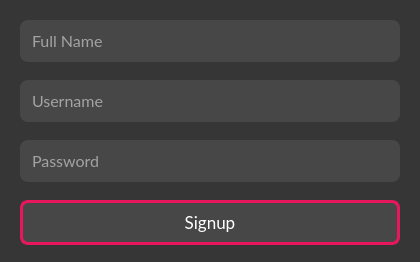
<?xml version="1.0" encoding="UTF-8"?>
<ui version="4.0">
 <class>SignupWindow</class>
 <widget class="QWidget" name="SignupWindow">
  <property name="geometry">
   <rect>
    <x>0</x>
    <y>0</y>
    <width>420</width>
    <height>262</height>
   </rect>
  </property>
  <property name="font">
   <font>
    <family>Lato</family>
    <pointsize>12</pointsize>
   </font>
  </property>
  <property name="windowTitle">
   <string>Todo - Signup</string>
  </property>
  <property name="styleSheet">
   <string notr="true">background-color: #363636;</string>
  </property>
  <widget class="QLineEdit" name="fullNameLineEdit">
   <property name="geometry">
    <rect>
     <x>20</x>
     <y>20</y>
     <width>380</width>
     <height>42</height>
    </rect>
   </property>
   <property name="palette">
    <palette>
     <active>
      <colorrole role="WindowText">
       <brush brushstyle="SolidPattern">
        <color alpha="255">
         <red>255</red>
         <green>255</green>
         <blue>255</blue>
        </color>
       </brush>
      </colorrole>
      <colorrole role="Button">
       <brush brushstyle="SolidPattern">
        <color alpha="255">
         <red>71</red>
         <green>71</green>
         <blue>71</blue>
        </color>
       </brush>
      </colorrole>
      <colorrole role="Text">
       <brush brushstyle="SolidPattern">
        <color alpha="255">
         <red>255</red>
         <green>255</green>
         <blue>255</blue>
        </color>
       </brush>
      </colorrole>
      <colorrole role="ButtonText">
       <brush brushstyle="SolidPattern">
        <color alpha="255">
         <red>255</red>
         <green>255</green>
         <blue>255</blue>
        </color>
       </brush>
      </colorrole>
      <colorrole role="Base">
       <brush brushstyle="SolidPattern">
        <color alpha="255">
         <red>71</red>
         <green>71</green>
         <blue>71</blue>
        </color>
       </brush>
      </colorrole>
      <colorrole role="Window">
       <brush brushstyle="SolidPattern">
        <color alpha="255">
         <red>71</red>
         <green>71</green>
         <blue>71</blue>
        </color>
       </brush>
      </colorrole>
      <colorrole role="PlaceholderText">
       <brush brushstyle="NoBrush">
        <color alpha="128">
         <red>255</red>
         <green>255</green>
         <blue>255</blue>
        </color>
       </brush>
      </colorrole>
     </active>
     <inactive>
      <colorrole role="WindowText">
       <brush brushstyle="SolidPattern">
        <color alpha="255">
         <red>255</red>
         <green>255</green>
         <blue>255</blue>
        </color>
       </brush>
      </colorrole>
      <colorrole role="Button">
       <brush brushstyle="SolidPattern">
        <color alpha="255">
         <red>71</red>
         <green>71</green>
         <blue>71</blue>
        </color>
       </brush>
      </colorrole>
      <colorrole role="Text">
       <brush brushstyle="SolidPattern">
        <color alpha="255">
         <red>255</red>
         <green>255</green>
         <blue>255</blue>
        </color>
       </brush>
      </colorrole>
      <colorrole role="ButtonText">
       <brush brushstyle="SolidPattern">
        <color alpha="255">
         <red>255</red>
         <green>255</green>
         <blue>255</blue>
        </color>
       </brush>
      </colorrole>
      <colorrole role="Base">
       <brush brushstyle="SolidPattern">
        <color alpha="255">
         <red>71</red>
         <green>71</green>
         <blue>71</blue>
        </color>
       </brush>
      </colorrole>
      <colorrole role="Window">
       <brush brushstyle="SolidPattern">
        <color alpha="255">
         <red>71</red>
         <green>71</green>
         <blue>71</blue>
        </color>
       </brush>
      </colorrole>
      <colorrole role="PlaceholderText">
       <brush brushstyle="NoBrush">
        <color alpha="128">
         <red>255</red>
         <green>255</green>
         <blue>255</blue>
        </color>
       </brush>
      </colorrole>
     </inactive>
     <disabled>
      <colorrole role="WindowText">
       <brush brushstyle="SolidPattern">
        <color alpha="255">
         <red>255</red>
         <green>255</green>
         <blue>255</blue>
        </color>
       </brush>
      </colorrole>
      <colorrole role="Button">
       <brush brushstyle="SolidPattern">
        <color alpha="255">
         <red>71</red>
         <green>71</green>
         <blue>71</blue>
        </color>
       </brush>
      </colorrole>
      <colorrole role="Text">
       <brush brushstyle="SolidPattern">
        <color alpha="255">
         <red>255</red>
         <green>255</green>
         <blue>255</blue>
        </color>
       </brush>
      </colorrole>
      <colorrole role="ButtonText">
       <brush brushstyle="SolidPattern">
        <color alpha="255">
         <red>255</red>
         <green>255</green>
         <blue>255</blue>
        </color>
       </brush>
      </colorrole>
      <colorrole role="Base">
       <brush brushstyle="SolidPattern">
        <color alpha="255">
         <red>71</red>
         <green>71</green>
         <blue>71</blue>
        </color>
       </brush>
      </colorrole>
      <colorrole role="Window">
       <brush brushstyle="SolidPattern">
        <color alpha="255">
         <red>71</red>
         <green>71</green>
         <blue>71</blue>
        </color>
       </brush>
      </colorrole>
      <colorrole role="PlaceholderText">
       <brush brushstyle="NoBrush">
        <color alpha="128">
         <red>255</red>
         <green>255</green>
         <blue>255</blue>
        </color>
       </brush>
      </colorrole>
     </disabled>
    </palette>
   </property>
   <property name="font">
    <font>
     <family>Lato</family>
     <pointsize>12</pointsize>
    </font>
   </property>
   <property name="styleSheet">
    <string notr="true">color: #fff;
border-radius: 8px;
background-color: #474747;
padding: 10px;</string>
   </property>
   <property name="placeholderText">
    <string>Full Name</string>
   </property>
  </widget>
  <widget class="QLineEdit" name="passwordLineEdit">
   <property name="geometry">
    <rect>
     <x>20</x>
     <y>140</y>
     <width>380</width>
     <height>42</height>
    </rect>
   </property>
   <property name="palette">
    <palette>
     <active>
      <colorrole role="WindowText">
       <brush brushstyle="SolidPattern">
        <color alpha="255">
         <red>255</red>
         <green>255</green>
         <blue>255</blue>
        </color>
       </brush>
      </colorrole>
      <colorrole role="Button">
       <brush brushstyle="SolidPattern">
        <color alpha="255">
         <red>71</red>
         <green>71</green>
         <blue>71</blue>
        </color>
       </brush>
      </colorrole>
      <colorrole role="Text">
       <brush brushstyle="SolidPattern">
        <color alpha="255">
         <red>255</red>
         <green>255</green>
         <blue>255</blue>
        </color>
       </brush>
      </colorrole>
      <colorrole role="ButtonText">
       <brush brushstyle="SolidPattern">
        <color alpha="255">
         <red>255</red>
         <green>255</green>
         <blue>255</blue>
        </color>
       </brush>
      </colorrole>
      <colorrole role="Base">
       <brush brushstyle="SolidPattern">
        <color alpha="255">
         <red>71</red>
         <green>71</green>
         <blue>71</blue>
        </color>
       </brush>
      </colorrole>
      <colorrole role="Window">
       <brush brushstyle="SolidPattern">
        <color alpha="255">
         <red>71</red>
         <green>71</green>
         <blue>71</blue>
        </color>
       </brush>
      </colorrole>
      <colorrole role="PlaceholderText">
       <brush brushstyle="NoBrush">
        <color alpha="128">
         <red>255</red>
         <green>255</green>
         <blue>255</blue>
        </color>
       </brush>
      </colorrole>
     </active>
     <inactive>
      <colorrole role="WindowText">
       <brush brushstyle="SolidPattern">
        <color alpha="255">
         <red>255</red>
         <green>255</green>
         <blue>255</blue>
        </color>
       </brush>
      </colorrole>
      <colorrole role="Button">
       <brush brushstyle="SolidPattern">
        <color alpha="255">
         <red>71</red>
         <green>71</green>
         <blue>71</blue>
        </color>
       </brush>
      </colorrole>
      <colorrole role="Text">
       <brush brushstyle="SolidPattern">
        <color alpha="255">
         <red>255</red>
         <green>255</green>
         <blue>255</blue>
        </color>
       </brush>
      </colorrole>
      <colorrole role="ButtonText">
       <brush brushstyle="SolidPattern">
        <color alpha="255">
         <red>255</red>
         <green>255</green>
         <blue>255</blue>
        </color>
       </brush>
      </colorrole>
      <colorrole role="Base">
       <brush brushstyle="SolidPattern">
        <color alpha="255">
         <red>71</red>
         <green>71</green>
         <blue>71</blue>
        </color>
       </brush>
      </colorrole>
      <colorrole role="Window">
       <brush brushstyle="SolidPattern">
        <color alpha="255">
         <red>71</red>
         <green>71</green>
         <blue>71</blue>
        </color>
       </brush>
      </colorrole>
      <colorrole role="PlaceholderText">
       <brush brushstyle="NoBrush">
        <color alpha="128">
         <red>255</red>
         <green>255</green>
         <blue>255</blue>
        </color>
       </brush>
      </colorrole>
     </inactive>
     <disabled>
      <colorrole role="WindowText">
       <brush brushstyle="SolidPattern">
        <color alpha="255">
         <red>255</red>
         <green>255</green>
         <blue>255</blue>
        </color>
       </brush>
      </colorrole>
      <colorrole role="Button">
       <brush brushstyle="SolidPattern">
        <color alpha="255">
         <red>71</red>
         <green>71</green>
         <blue>71</blue>
        </color>
       </brush>
      </colorrole>
      <colorrole role="Text">
       <brush brushstyle="SolidPattern">
        <color alpha="255">
         <red>255</red>
         <green>255</green>
         <blue>255</blue>
        </color>
       </brush>
      </colorrole>
      <colorrole role="ButtonText">
       <brush brushstyle="SolidPattern">
        <color alpha="255">
         <red>255</red>
         <green>255</green>
         <blue>255</blue>
        </color>
       </brush>
      </colorrole>
      <colorrole role="Base">
       <brush brushstyle="SolidPattern">
        <color alpha="255">
         <red>71</red>
         <green>71</green>
         <blue>71</blue>
        </color>
       </brush>
      </colorrole>
      <colorrole role="Window">
       <brush brushstyle="SolidPattern">
        <color alpha="255">
         <red>71</red>
         <green>71</green>
         <blue>71</blue>
        </color>
       </brush>
      </colorrole>
      <colorrole role="PlaceholderText">
       <brush brushstyle="NoBrush">
        <color alpha="128">
         <red>255</red>
         <green>255</green>
         <blue>255</blue>
        </color>
       </brush>
      </colorrole>
     </disabled>
    </palette>
   </property>
   <property name="font">
    <font>
     <family>Lato</family>
     <pointsize>12</pointsize>
    </font>
   </property>
   <property name="styleSheet">
    <string notr="true">color: #fff;
border-radius: 8px;
background-color: #474747;
padding: 10px;</string>
   </property>
   <property name="echoMode">
    <enum>QLineEdit::Password</enum>
   </property>
   <property name="placeholderText">
    <string>Password</string>
   </property>
  </widget>
  <widget class="QLineEdit" name="usernameLineEdit">
   <property name="geometry">
    <rect>
     <x>20</x>
     <y>80</y>
     <width>380</width>
     <height>42</height>
    </rect>
   </property>
   <property name="palette">
    <palette>
     <active>
      <colorrole role="WindowText">
       <brush brushstyle="SolidPattern">
        <color alpha="255">
         <red>255</red>
         <green>255</green>
         <blue>255</blue>
        </color>
       </brush>
      </colorrole>
      <colorrole role="Button">
       <brush brushstyle="SolidPattern">
        <color alpha="255">
         <red>71</red>
         <green>71</green>
         <blue>71</blue>
        </color>
       </brush>
      </colorrole>
      <colorrole role="Text">
       <brush brushstyle="SolidPattern">
        <color alpha="255">
         <red>255</red>
         <green>255</green>
         <blue>255</blue>
        </color>
       </brush>
      </colorrole>
      <colorrole role="ButtonText">
       <brush brushstyle="SolidPattern">
        <color alpha="255">
         <red>255</red>
         <green>255</green>
         <blue>255</blue>
        </color>
       </brush>
      </colorrole>
      <colorrole role="Base">
       <brush brushstyle="SolidPattern">
        <color alpha="255">
         <red>71</red>
         <green>71</green>
         <blue>71</blue>
        </color>
       </brush>
      </colorrole>
      <colorrole role="Window">
       <brush brushstyle="SolidPattern">
        <color alpha="255">
         <red>71</red>
         <green>71</green>
         <blue>71</blue>
        </color>
       </brush>
      </colorrole>
      <colorrole role="PlaceholderText">
       <brush brushstyle="NoBrush">
        <color alpha="128">
         <red>255</red>
         <green>255</green>
         <blue>255</blue>
        </color>
       </brush>
      </colorrole>
     </active>
     <inactive>
      <colorrole role="WindowText">
       <brush brushstyle="SolidPattern">
        <color alpha="255">
         <red>255</red>
         <green>255</green>
         <blue>255</blue>
        </color>
       </brush>
      </colorrole>
      <colorrole role="Button">
       <brush brushstyle="SolidPattern">
        <color alpha="255">
         <red>71</red>
         <green>71</green>
         <blue>71</blue>
        </color>
       </brush>
      </colorrole>
      <colorrole role="Text">
       <brush brushstyle="SolidPattern">
        <color alpha="255">
         <red>255</red>
         <green>255</green>
         <blue>255</blue>
        </color>
       </brush>
      </colorrole>
      <colorrole role="ButtonText">
       <brush brushstyle="SolidPattern">
        <color alpha="255">
         <red>255</red>
         <green>255</green>
         <blue>255</blue>
        </color>
       </brush>
      </colorrole>
      <colorrole role="Base">
       <brush brushstyle="SolidPattern">
        <color alpha="255">
         <red>71</red>
         <green>71</green>
         <blue>71</blue>
        </color>
       </brush>
      </colorrole>
      <colorrole role="Window">
       <brush brushstyle="SolidPattern">
        <color alpha="255">
         <red>71</red>
         <green>71</green>
         <blue>71</blue>
        </color>
       </brush>
      </colorrole>
      <colorrole role="PlaceholderText">
       <brush brushstyle="NoBrush">
        <color alpha="128">
         <red>255</red>
         <green>255</green>
         <blue>255</blue>
        </color>
       </brush>
      </colorrole>
     </inactive>
     <disabled>
      <colorrole role="WindowText">
       <brush brushstyle="SolidPattern">
        <color alpha="255">
         <red>255</red>
         <green>255</green>
         <blue>255</blue>
        </color>
       </brush>
      </colorrole>
      <colorrole role="Button">
       <brush brushstyle="SolidPattern">
        <color alpha="255">
         <red>71</red>
         <green>71</green>
         <blue>71</blue>
        </color>
       </brush>
      </colorrole>
      <colorrole role="Text">
       <brush brushstyle="SolidPattern">
        <color alpha="255">
         <red>255</red>
         <green>255</green>
         <blue>255</blue>
        </color>
       </brush>
      </colorrole>
      <colorrole role="ButtonText">
       <brush brushstyle="SolidPattern">
        <color alpha="255">
         <red>255</red>
         <green>255</green>
         <blue>255</blue>
        </color>
       </brush>
      </colorrole>
      <colorrole role="Base">
       <brush brushstyle="SolidPattern">
        <color alpha="255">
         <red>71</red>
         <green>71</green>
         <blue>71</blue>
        </color>
       </brush>
      </colorrole>
      <colorrole role="Window">
       <brush brushstyle="SolidPattern">
        <color alpha="255">
         <red>71</red>
         <green>71</green>
         <blue>71</blue>
        </color>
       </brush>
      </colorrole>
      <colorrole role="PlaceholderText">
       <brush brushstyle="NoBrush">
        <color alpha="128">
         <red>255</red>
         <green>255</green>
         <blue>255</blue>
        </color>
       </brush>
      </colorrole>
     </disabled>
    </palette>
   </property>
   <property name="font">
    <font>
     <family>Lato</family>
     <pointsize>12</pointsize>
    </font>
   </property>
   <property name="styleSheet">
    <string notr="true">color: #fff;
border-radius: 8px;
background-color: #474747;
padding: 10px;</string>
   </property>
   <property name="placeholderText">
    <string>Username</string>
   </property>
  </widget>
  <widget class="QPushButton" name="signupButton">
   <property name="geometry">
    <rect>
     <x>20</x>
     <y>200</y>
     <width>380</width>
     <height>45</height>
    </rect>
   </property>
   <property name="font">
    <font>
     <family>Lato</family>
     <pointsize>13</pointsize>
    </font>
   </property>
   <property name="cursor">
    <cursorShape>PointingHandCursor</cursorShape>
   </property>
   <property name="autoFillBackground">
    <bool>false</bool>
   </property>
   <property name="styleSheet">
    <string notr="true">QPushButton{
	background-color: #474747;
	border: 3px solid #e8175d;
	border-radius: 8px;
	color: white;
}

QPushButton:hover{
	background-color: #e8175d;
}</string>
   </property>
   <property name="text">
    <string>Signup</string>
   </property>
  </widget>
 </widget>
 <layoutdefault spacing="6" margin="11"/>
 <resources/>
 <connections/>
</ui>
